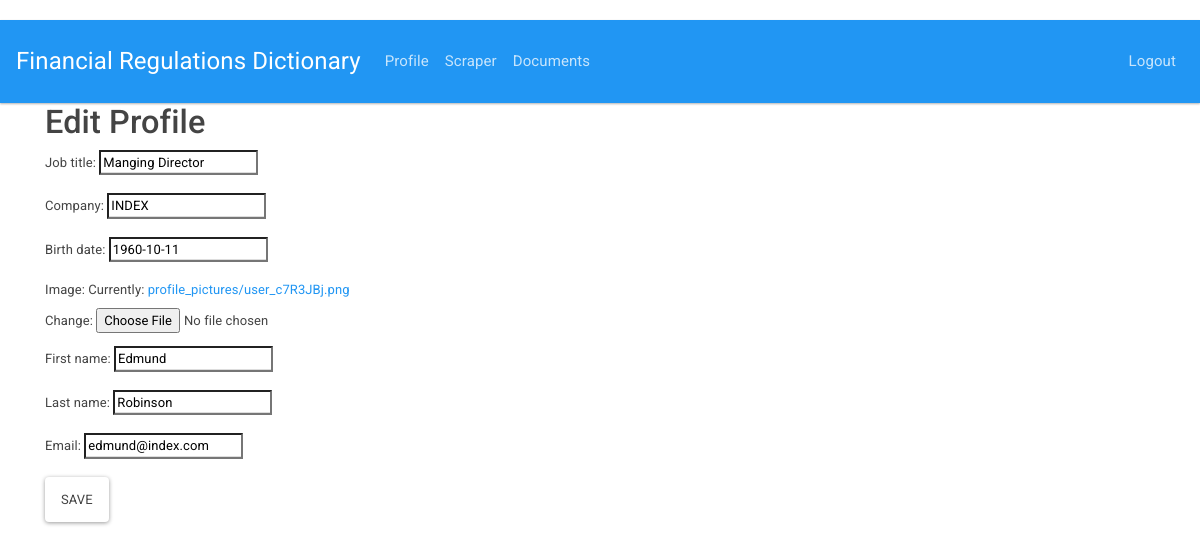
Page /accounts/profile/edit/ (signed in) on the earlier database version.
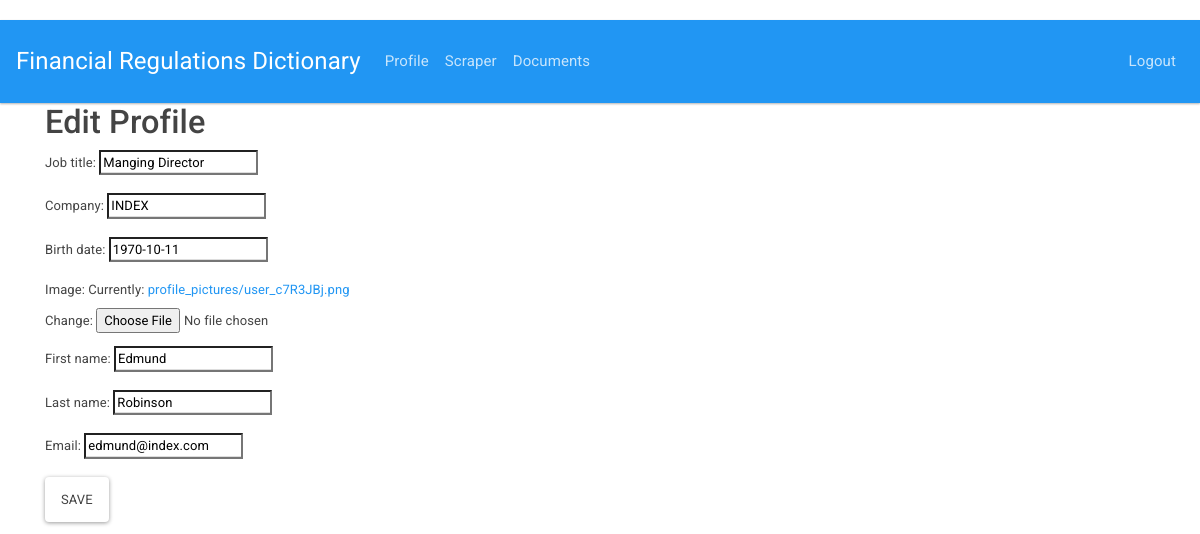
Same page on the later database version.
### accounts/models.py (models this page shows, shortened)
class Profile(models.Model):
    user = models.OneToOneField(User, on_delete=models.CASCADE)
    job_title = models.CharField(max_length=500, blank=True)
    company = models.CharField(max_length=500, blank=True)
    birth_date = models.DateField(null=True, blank=True)
    image = models.ImageField(upload_to='profile_pictures', null=True)

### accounts/views.py (the view)
@login_required
def edit_profile(request):
    if request.method == 'POST':
        profile_form = EditProfileForm(request.POST, request.FILES, instance=request.user.profile)
        credentials_form = EditCredentialsForm(request.POST, instance=request.user)
        if profile_form.is_valid() and credentials_form.is_valid():
            profile_form.save()
            credentials_form.save()
            return redirect('accounts:view_profile')
        else:
            return redirect('accounts:edit_profile')
    else:
        user = request.user
        profile_form = EditProfileForm(instance=user.profile)
        credentials_form = EditCredentialsForm(instance=user)
        content = {'profile_form': profile_form,
                   'credentials_form': credentials_form}
        return render(request, 'accounts/edit_profile.html', content)

### accounts/forms.py (shortened to what this page needs)
class EditProfileForm(forms.ModelForm):
    job_title = forms.CharField(max_length=500)
    company = forms.CharField(max_length=30)
    birth_date = forms.DateField()
    image = forms.ImageField()
    class Meta:
        model = Profile
        fields = ('job_title', 'company', 'birth_date', 'image')

class EditCredentialsForm(forms.ModelForm):
    first_name = forms.CharField(max_length=100)
    last_name = forms.CharField(max_length=100)
    email = forms.CharField(max_length=100)
    class Meta:
        model = User
        fields = ('first_name', 'last_name', 'email')

### templates/accounts/edit_profile.html (shortened to what this page needs)
{% extends 'base.html' %}
{% block content %}
<div class="container">
    <h1>Edit Profile</h1>
        <form enctype="multipart/form-data" method="post">
            {{ profile_form.as_p }}
            {{ credentials_form.as_p }}
            <button class="btn btn-default" type="submit" name="button">Save</button>
        </form>
</div>
{% endblock %}

### templates/base.html (shortened to what this page needs)
{% load static %}
<html>
<head>
    <link rel="stylesheet" href="https://stackpath.bootstrapcdn.com/bootswatch/4.2.1/materia/bootstrap.min.css">
    <link rel="stylesheet" type="text/css" href="{% static '/styles.css' %}">
</head>
<body>
<br>
<nav class="navbar navbar-expand-xl navbar-dark bg-primary">
    <a class="navbar-brand" href="#">Financial Regulations Dictionary</a>
    <div class="collapse navbar-collapse" id="navbarColor01">
        {% if user.is_authenticated %}
        <ul class="navbar-nav mr-auto">
            <li class="nav-item">
                <a class="nav-link" href="{% url 'accounts:view_profile' %}">Profile</a>
            </li>
            <li class="nav-item">
                <a class="nav-link" href="{% url 'documents:new_document' %}">Scraper</a>
            </li>
            <li class="nav-item">
                <a class="nav-link" href="{% url 'documents:downloads' %}">Documents</a>
            </li>
        </ul>
        <ul class="navbar-nav navbar-right">
            <li class="nav-item">
                <a class="nav-link" href="{% url 'accounts:logout' %}">Logout</a>
            </li>
        </ul>
        {% endif %}
    </div>
</nav>
{% block content %}
{% endblock %}
</body>
</html>

### static/styles.css (style rules this page uses)
.nav-item { font-size: 15px; }

Differences in the rows shown:
changed Profile "Manging Director": birth_date "1960-10-11" → "1970-10-11"
